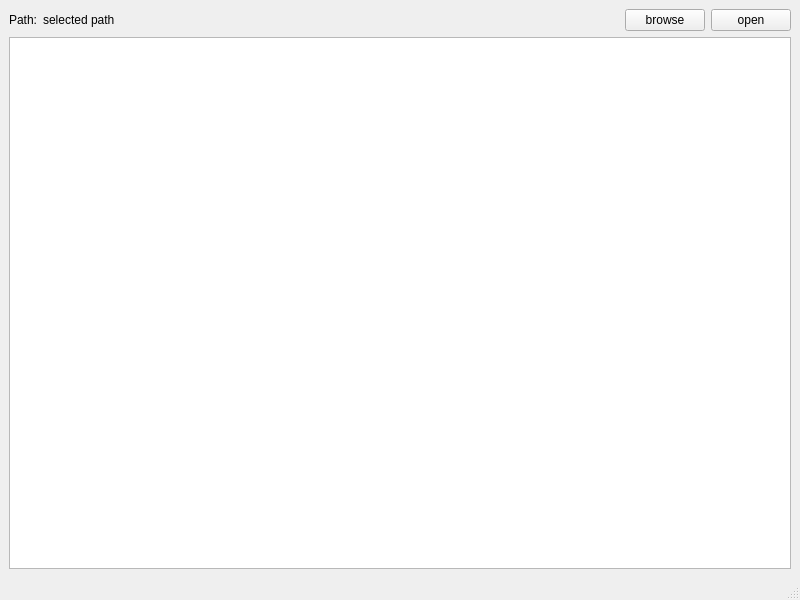
<?xml version="1.0" encoding="UTF-8"?>
<ui version="4.0">
 <class>MainWindow</class>
 <widget class="QMainWindow" name="MainWindow">
  <property name="geometry">
   <rect>
    <x>0</x>
    <y>0</y>
    <width>800</width>
    <height>600</height>
   </rect>
  </property>
  <property name="minimumSize">
   <size>
    <width>800</width>
    <height>600</height>
   </size>
  </property>
  <property name="windowTitle">
   <string>iBackupExplorer</string>
  </property>
  <widget class="QWidget" name="centralwidget">
   <layout class="QGridLayout" name="gridLayout">
    <item row="0" column="0">
     <widget class="QLabel" name="label">
      <property name="sizePolicy">
       <sizepolicy hsizetype="Fixed" vsizetype="Fixed">
        <horstretch>0</horstretch>
        <verstretch>0</verstretch>
       </sizepolicy>
      </property>
      <property name="text">
       <string>Path:</string>
      </property>
     </widget>
    </item>
    <item row="0" column="1">
     <widget class="QLabel" name="path_label">
      <property name="text">
       <string>selected path</string>
      </property>
     </widget>
    </item>
    <item row="0" column="2">
     <widget class="QPushButton" name="browse_button">
      <property name="sizePolicy">
       <sizepolicy hsizetype="Fixed" vsizetype="Fixed">
        <horstretch>0</horstretch>
        <verstretch>0</verstretch>
       </sizepolicy>
      </property>
      <property name="layoutDirection">
       <enum>Qt::LeftToRight</enum>
      </property>
      <property name="text">
       <string>browse</string>
      </property>
     </widget>
    </item>
    <item row="0" column="3">
     <widget class="QPushButton" name="open_button">
      <property name="sizePolicy">
       <sizepolicy hsizetype="Fixed" vsizetype="Fixed">
        <horstretch>0</horstretch>
        <verstretch>0</verstretch>
       </sizepolicy>
      </property>
      <property name="text">
       <string>open</string>
      </property>
     </widget>
    </item>
    <item row="1" column="0" colspan="4">
     <widget class="QTableView" name="table_view">
      <property name="sizeIncrement">
       <size>
        <width>10</width>
        <height>10</height>
       </size>
      </property>
      <property name="sizeAdjustPolicy">
       <enum>QAbstractScrollArea::AdjustToContents</enum>
      </property>
     </widget>
    </item>
   </layout>
  </widget>
  <widget class="QMenuBar" name="menubar">
   <property name="geometry">
    <rect>
     <x>0</x>
     <y>0</y>
     <width>800</width>
     <height>24</height>
    </rect>
   </property>
  </widget>
  <widget class="QStatusBar" name="statusbar"/>
 </widget>
 <resources/>
 <connections/>
</ui>
